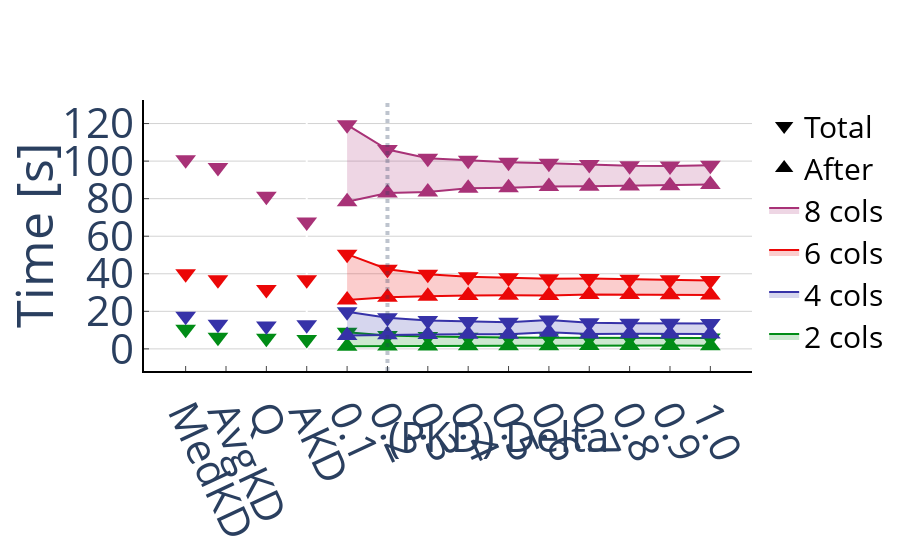

The notebook cell this image was saved under:
### Markdown cell above
# Cumulative cost after convergence vs total cumulative cost

### Code cell
algs = [f'ProgressiveIndex_{d}' for d in deltas]
exp = 'Uniform8'
fig = create_figure()

cols = [2, 4, 6, 8]
markers = delta_markers
colors = ['rgba(168, 50, 119, 1)', 'rgba(235, 7, 7, 1)', 'rgba(54, 50, 168, 1)', 'rgba(1, 140, 22, 1)']
colors.reverse()
fill_colors = ['rgba(168, 50, 119, 0.2)', 'rgba(235, 7, 7, 0.2)', 'rgba(54, 50, 168, 0.2)', 'rgba(1, 140, 22, 0.2)']
fill_colors.reverse()
lines = []

for i, marker, color, fill_color in zip(cols, markers, colors, fill_colors):
    fq_times = []
    # Plot afters
    for d in deltas:
        fq_times.append(
            get_total_time(
                read(f'ProgressiveIndex_{d}', f'Uniform{i}'),
                lower=get_convergence(read(f'ProgressiveIndex_{d}', f'Uniform{i}'))
            )
        )
    lines.append(
        go.Scatter(
            name=f'{i} cols',
            x=deltas,
            y=fq_times,
            mode='lines',
            marker_color=color,
            showlegend=False
        )
    )

    
    # Plot totals
    fq_times = []
    for d in deltas:
        fq_times.append(
            get_total_time(
                read(f'ProgressiveIndex_{d}', f'Uniform{i}')
            )
        )
    lines.append(
        go.Scatter(
            name=f'{i} cols',
            x=deltas,
            y=fq_times,
            mode='lines',
            marker_color=color,
            fill='tonexty',
            fillcolor=fill_color
        )
    )
    
    fq_times = []
    # Plot afters triangles
    for d in deltas:
        fq_times.append(
            get_total_time(
                read(f'ProgressiveIndex_{d}', f'Uniform{i}'),
                lower=get_convergence(read(f'ProgressiveIndex_{d}', f'Uniform{i}'))
            )
        )
    lines.append(
        go.Scatter(
            name=f'{i} cols',
            x=deltas,
            y=fq_times,
            mode='markers',
            marker_color=color,
            marker=dict(
                size=18,
                symbol='triangle-up'
            ),
            showlegend=False
        )
    )

    
    # Plot totals triangles
    fq_times = []
    for d in deltas:
        fq_times.append(
            get_total_time(
                read(f'ProgressiveIndex_{d}', f'Uniform{i}')
            )
        )
    lines.append(
        go.Scatter(
            name=f'{i} cols',
            x=deltas,
            y=fq_times,
            mode='markers',
            marker_color=color,
            marker=dict(
                size=18,
                symbol='triangle-down'
            ),
            showlegend=False
        )
    )
    
    # add other indices values
    lines.append(
        go.Scatter(
            name=f'{i}AKD',
            x=[-0.0],
            y=[get_total_time(read(f'CrackingKDTree' ,f'Uniform{i}'))],
            mode='markers',
            marker_color=color,
            marker=dict(
                size=18,
                symbol='triangle-down'
            ),
            showlegend=False
        )
    )
    
    lines.append(
        go.Scatter(
            name=f'{i}Quasii',
            x=[-0.1],
            y=[get_total_time(read(f'Quasii' ,f'Uniform{i}'))],
            mode='markers',
            marker_color=color,
            marker=dict(
                size=18,
                symbol='triangle-down'
            ),
            showlegend=False
        )
    )
    
    lines.append(
        go.Scatter(
            name=f'{i}AvgKD',
            x=[-0.22],
            y=[get_total_time(read(f'AverageKDTree' ,f'Uniform{i}'))],
            mode='markers',
            marker_color=color,
            marker=dict(
                size=18,
                symbol='triangle-down'
            ),
            showlegend=False
        )
    )
    
    lines.append(
        go.Scatter(
            name=f'{i}MedKD',
            x=[-0.3],
            y=[get_total_time(read(f'MedianKDTree' ,f'Uniform{i}'))],
            mode='markers',
            marker_color=color,
            marker=dict(
                size=18,
                symbol='triangle-down'
            ),
            showlegend=False
        )
    )


# Add triangles in the legend
lines.append(
        go.Scatter(
            name=f'After',
            x=[None],
            y=[None],
            mode='markers',
            marker_color='black',
            marker=dict(
                size=18,
                symbol='triangle-up'
            ),
        )
    )

lines.append(
        go.Scatter(
            name=f'Total',
            x=[None],
            y=[None],
            mode='markers',
            marker_color='black',
            marker=dict(
                size=18,
                symbol='triangle-down'
            ),
        )
    )



fig.add_traces(data=lines)
fig.update_layout(showlegend=True, yaxis_title='Time [s]',)
fig.update_xaxes(tickangle=65)
fig.update_layout(
    xaxis = dict(
        tickmode = 'array',
        tickvals = [-0.3, -0.2, -0.1, -0.0] + deltas,
        ticktext = ['MedKD', 'AvgKD', 'Q', 'AKD'] + deltas
    ),
    shapes=[
        dict(
            type= 'line',
            yref="paper", y0= 0, y1=1,
            x0= 0.2, x1=0.2,
            opacity=0.3,
            line=dict(
                width=4,
                dash="dot",
            )
        )
    ],
    annotations=[
        dict(
            x=0.5,
            y=-0.35,
            text="(PKD) Delta",
            xref="x",
            yref="paper",
        )
    ],
    autosize=True,
    margin=dict(
        b=150
    ),
)
fig

### Figure 1 — Plotly figure (JSON) as saved in the notebook; plotly's stock layout.template omitted (floating-point values rounded to 4 significant figures)
{"data": [{"marker": {"color": "rgba(1, 140, 22, 1)"}, "mode": "lines", "name": "2 cols", "showlegend": false, "type": "scatter", "x": ["0.1", "0.2", "0.3", "0.4", "0.5", "0.6", "0.7", "0.8", "0.9", "1.0"], "y": [1.433, 1.551, 1.593, 1.684, 1.691, 1.611, 1.777, 1.856, 1.741, 1.705]}, {"fill": "tonexty", "fillcolor": "rgba(1, 140, 22, 0.2)", "marker": {"color": "rgba(1, 140, 22, 1)"}, "mode": "lines", "name": "2 cols", "type": "scatter", "x": ["0.1", "0.2", "0.3", "0.4", "0.5", "0.6", "0.7", "0.8", "0.9", "1.0"], "y": [8.833, 7.126, 6.588, 6.209, 6.1, 5.968, 5.953, 5.913, 5.92, 5.817]}, {"marker": {"color": "rgba(1, 140, 22, 1)", "size": 18, "symbol": "triangle-up"}, "mode": "markers", "name": "2 cols", "showlegend": false, "type": "scatter", "x": ["0.1", "0.2", "0.3", "0.4", "0.5", "0.6", "0.7", "0.8", "0.9", "1.0"], "y": [1.433, 1.551, 1.593, 1.684, 1.691, 1.611, 1.777, 1.856, 1.741, 1.705]}, {"marker": {"color": "rgba(1, 140, 22, 1)", "size": 18, "symbol": "triangle-down"}, "mode": "markers", "name": "2 cols", "showlegend": false, "type": "scatter", "x": ["0.1", "0.2", "0.3", "0.4", "0.5", "0.6", "0.7", "0.8", "0.9", "1.0"], "y": [8.833, 7.126, 6.588, 6.209, 6.1, 5.968, 5.953, 5.913, 5.92, 5.817]}, {"marker": {"color": "rgba(1, 140, 22, 1)", "size": 18, "symbol": "triangle-down"}, "mode": "markers", "name": "2AKD", "showlegend": false, "type": "scatter", "x": [0], "y": [4.938]}, {"marker": {"color": "rgba(1, 140, 22, 1)", "size": 18, "symbol": "triangle-down"}, "mode": "markers", "name": "2Quasii", "showlegend": false, "type": "scatter", "x": [-0.1], "y": [5.693]}, {"marker": {"color": "rgba(1, 140, 22, 1)", "size": 18, "symbol": "triangle-down"}, "mode": "markers", "name": "2AvgKD", "showlegend": false, "type": "scatter", "x": [-0.22], "y": [6.137]}, {"marker": {"color": "rgba(1, 140, 22, 1)", "size": 18, "symbol": "triangle-down"}, "mode": "markers", "name": "2MedKD", "showlegend": false, "type": "scatter", "x": [-0.3], "y": [10.43]}, {"marker": {"color": "rgba(54, 50, 168, 1)"}, "mode": "lines", "name": "4 cols", "showlegend": false, "type": "scatter", "x": ["0.1", "0.2", "0.3", "0.4", "0.5", "0.6", "0.7", "0.8", "0.9", "1.0"], "y": [7.082, 7.511, 7.631, 7.818, 7.823, 8.898, 7.995, 8.071, 7.989, 7.922]}, {"fill": "tonexty", "fillcolor": "rgba(54, 50, 168, 0.2)", "marker": {"color": "rgba(54, 50, 168, 1)"}, "mode": "lines", "name": "4 cols", "type": "scatter", "x": ["0.1", "0.2", "0.3", "0.4", "0.5", "0.6", "0.7", "0.8", "0.9", "1.0"], "y": [19.73, 16.55, 15.15, 14.56, 14.17, 15.32, 13.89, 13.69, 13.71, 13.53]}, {"marker": {"color": "rgba(54, 50, 168, 1)", "size": 18, "symbol": "triangle-up"}, "mode": "markers", "name": "4 cols", "showlegend": false, "type": "scatter", "x": ["0.1", "0.2", "0.3", "0.4", "0.5", "0.6", "0.7", "0.8", "0.9", "1.0"], "y": [7.082, 7.511, 7.631, 7.818, 7.823, 8.898, 7.995, 8.071, 7.989, 7.922]}, {"marker": {"color": "rgba(54, 50, 168, 1)", "size": 18, "symbol": "triangle-down"}, "mode": "markers", "name": "4 cols", "showlegend": false, "type": "scatter", "x": ["0.1", "0.2", "0.3", "0.4", "0.5", "0.6", "0.7", "0.8", "0.9", "1.0"], "y": [19.73, 16.55, 15.15, 14.56, 14.17, 15.32, 13.89, 13.69, 13.71, 13.53]}, {"marker": {"color": "rgba(54, 50, 168, 1)", "size": 18, "symbol": "triangle-down"}, "mode": "markers", "name": "4AKD", "showlegend": false, "type": "scatter", "x": [0], "y": [12.87]}, {"marker": {"color": "rgba(54, 50, 168, 1)", "size": 18, "symbol": "triangle-down"}, "mode": "markers", "name": "4Quasii", "showlegend": false, "type": "scatter", "x": [-0.1], "y": [12.13]}, {"marker": {"color": "rgba(54, 50, 168, 1)", "size": 18, "symbol": "triangle-down"}, "mode": "markers", "name": "4AvgKD", "showlegend": false, "type": "scatter", "x": [-0.22], "y": [13.11]}, {"marker": {"color": "rgba(54, 50, 168, 1)", "size": 18, "symbol": "triangle-down"}, "mode": "markers", "name": "4MedKD", "showlegend": false, "type": "scatter", "x": [-0.3], "y": [17.44]}, {"marker": {"color": "rgba(235, 7, 7, 1)"}, "mode": "lines", "name": "6 cols", "showlegend": false, "type": "scatter", "x": ["0.1", "0.2", "0.3", "0.4", "0.5", "0.6", "0.7", "0.8", "0.9", "1.0"], "y": [26.05, 27.49, 28.01, 28.48, 28.51, 28.43, 28.98, 28.99, 28.79, 28.73]}, {"fill": "tonexty", "fillcolor": "rgba(235, 7, 7, 0.2)", "marker": {"color": "rgba(235, 7, 7, 1)"}, "mode": "lines", "name": "6 cols", "type": "scatter", "x": ["0.1", "0.2", "0.3", "0.4", "0.5", "0.6", "0.7", "0.8", "0.9", "1.0"], "y": [50.44, 42.38, 39.79, 38.47, 37.84, 37.36, 37.43, 37.02, 36.79, 36.48]}, {"marker": {"color": "rgba(235, 7, 7, 1)", "size": 18, "symbol": "triangle-up"}, "mode": "markers", "name": "6 cols", "showlegend": false, "type": "scatter", "x": ["0.1", "0.2", "0.3", "0.4", "0.5", "0.6", "0.7", "0.8", "0.9", "1.0"], "y": [26.05, 27.49, 28.01, 28.48, 28.51, 28.43, 28.98, 28.99, 28.79, 28.73]}, {"marker": {"color": "rgba(235, 7, 7, 1)", "size": 18, "symbol": "triangle-down"}, "mode": "markers", "name": "6 cols", "showlegend": false, "type": "scatter", "x": ["0.1", "0.2", "0.3", "0.4", "0.5", "0.6", "0.7", "0.8", "0.9", "1.0"], "y": [50.44, 42.38, 39.79, 38.47, 37.84, 37.36, 37.43, 37.02, 36.79, 36.48]}, {"marker": {"color": "rgba(235, 7, 7, 1)", "size": 18, "symbol": "triangle-down"}, "mode": "markers", "name": "6AKD", "showlegend": false, "type": "scatter", "x": [0], "y": [36.86]}, {"marker": {"color": "rgba(235, 7, 7, 1)", "size": 18, "symbol": "triangle-down"}, "mode": "markers", "name": "6Quasii", "showlegend": false, "type": "scatter", "x": [-0.1], "y": [31.63]}, {"marker": {"color": "rgba(235, 7, 7, 1)", "size": 18, "symbol": "triangle-down"}, "mode": "markers", "name": "6AvgKD", "showlegend": false, "type": "scatter", "x": [-0.22], "y": [36.76]}, {"marker": {"color": "rgba(235, 7, 7, 1)", "size": 18, "symbol": "triangle-down"}, "mode": "markers", "name": "6MedKD", "showlegend": false, "type": "scatter", "x": [-0.3], "y": [39.97]}, {"marker": {"color": "rgba(168, 50, 119, 1)"}, "mode": "lines", "name": "8 cols", "showlegend": false, "type": "scatter", "x": ["0.1", "0.2", "0.3", "0.4", "0.5", "0.6", "0.7", "0.8", "0.9", "1.0"], "y": [78.4, 83.05, 83.54, 85.54, 85.88, 86.48, 86.58, 86.8, 86.87, 87.48]}, {"fill": "tonexty", "fillcolor": "rgba(168, 50, 119, 0.2)", "marker": {"color": "rgba(168, 50, 119, 1)"}, "mode": "lines", "name": "8 cols", "type": "scatter", "x": ["0.1", "0.2", "0.3", "0.4", "0.5", "0.6", "0.7", "0.8", "0.9", "1.0"], "y": [119.3, 106.1, 101.5, 100.5, 99.37, 98.88, 98.13, 97.47, 97.42, 97.85]}, {"marker": {"color": "rgba(168, 50, 119, 1)", "size": 18, "symbol": "triangle-up"}, "mode": "markers", "name": "8 cols", "showlegend": false, "type": "scatter", "x": ["0.1", "0.2", "0.3", "0.4", "0.5", "0.6", "0.7", "0.8", "0.9", "1.0"], "y": [78.4, 83.05, 83.54, 85.54, 85.88, 86.48, 86.58, 86.8, 86.87, 87.48]}, {"marker": {"color": "rgba(168, 50, 119, 1)", "size": 18, "symbol": "triangle-down"}, "mode": "markers", "name": "8 cols", "showlegend": false, "type": "scatter", "x": ["0.1", "0.2", "0.3", "0.4", "0.5", "0.6", "0.7", "0.8", "0.9", "1.0"], "y": [119.3, 106.1, 101.5, 100.5, 99.37, 98.88, 98.13, 97.47, 97.42, 97.85]}, {"marker": {"color": "rgba(168, 50, 119, 1)", "size": 18, "symbol": "triangle-down"}, "mode": "markers", "name": "8AKD", "showlegend": false, "type": "scatter", "x": [0], "y": [67.54]}, {"marker": {"color": "rgba(168, 50, 119, 1)", "size": 18, "symbol": "triangle-down"}, "mode": "markers", "name": "8Quasii", "showlegend": false, "type": "scatter", "x": [-0.1], "y": [81.35]}, {"marker": {"color": "rgba(168, 50, 119, 1)", "size": 18, "symbol": "triangle-down"}, "mode": "markers", "name": "8AvgKD", "showlegend": false, "type": "scatter", "x": [-0.22], "y": [96.55]}, {"marker": {"color": "rgba(168, 50, 119, 1)", "size": 18, "symbol": "triangle-down"}, "mode": "markers", "name": "8MedKD", "showlegend": false, "type": "scatter", "x": [-0.3], "y": [100.8]}, {"marker": {"color": "black", "size": 18, "symbol": "triangle-up"}, "mode": "markers", "name": "After", "type": "scatter", "x": [null], "y": [null]}, {"marker": {"color": "black", "size": 18, "symbol": "triangle-down"}, "mode": "markers", "name": "Total", "type": "scatter", "x": [null], "y": [null]}], "layout": {"annotations": [{"text": "(PKD) Delta", "x": 0.5, "xref": "x", "y": -0.35, "yref": "paper"}], "autosize": true, "font": {"size": 42}, "legend": {"font": {"color": "black", "size": 30}}, "margin": {"b": 150}, "plot_bgcolor": "rgba(0, 0, 0, 0)", "shapes": [{"line": {"dash": "dot", "width": 4}, "opacity": 0.3, "type": "line", "x0": 0.2, "x1": 0.2, "y0": 0, "y1": 1, "yref": "paper"}], "showlegend": true, "xaxis": {"autorange": true, "linecolor": "black", "linewidth": 2, "range": [-0.3905, 1.091], "showline": true, "tickangle": 65, "ticklen": 5, "tickmode": "array", "ticks": "inside", "ticktext": ["MedKD", "AvgKD", "Q", "AKD", "0.1", "0.2", "0.3", "0.4", "0.5", "0.6", "0.7", "0.8", "0.9", "1.0"], "tickvals": [-0.3, -0.2, -0.1, 0, "0.1", "0.2", "0.3", "0.4", "0.5", "0.6", "0.7", "0.8", "0.9", "1.0"], "type": "linear", "zeroline": true}, "yaxis": {"autorange": true, "gridcolor": "lightgrey", "gridwidth": 1, "linecolor": "black", "linewidth": 2, "range": [-17.25, 138.0], "showgrid": true, "showline": true, "ticklen": 5, "ticks": "inside", "title": {"text": "Time [s]"}, "type": "linear", "zeroline": false, "zerolinecolor": "rgba(0, 0, 0, 0)"}}}
